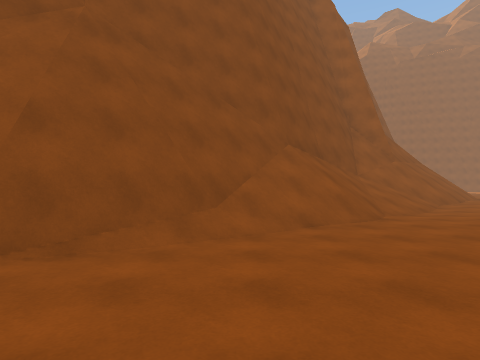
View 1 (above)

21 first-person views from a walk through a scene from a Unity 3-D project. The camera is 1.4 m above the floor, looks level and sees 80° across. The floor is counted in squares, 2 m on a side. Each view is taken from the middle of a square. On the plan, view 1 faces up. The plan holds only what a view shows up to about 10 squares ahead; the rest is blank. The place goes on beyond the plan.

View 2
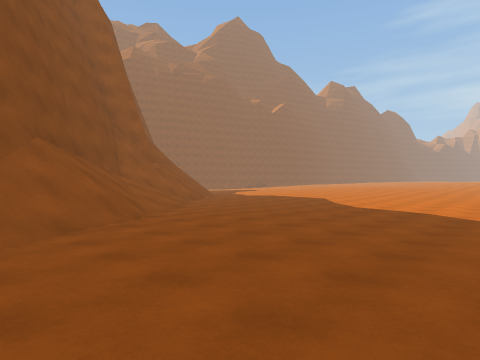

View 3
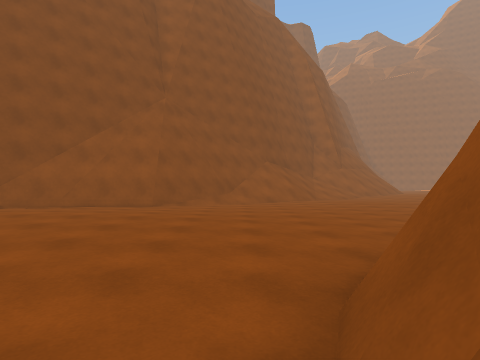

View 4
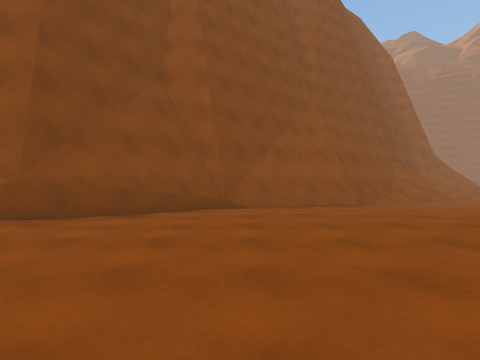

View 5
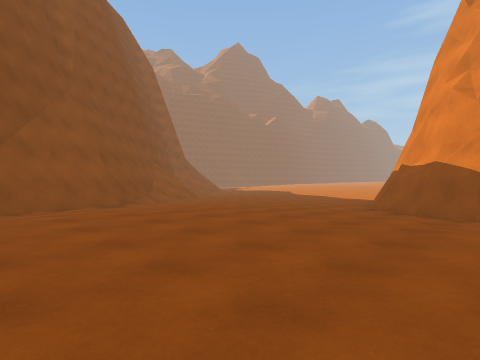

View 6
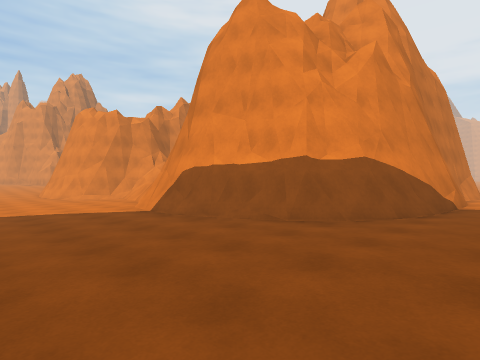

View 7
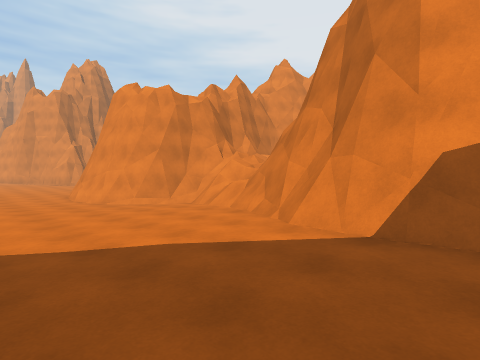

View 8
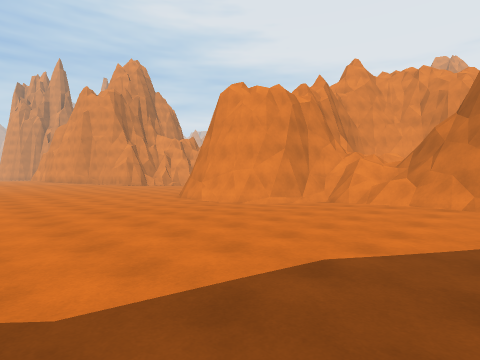

View 9
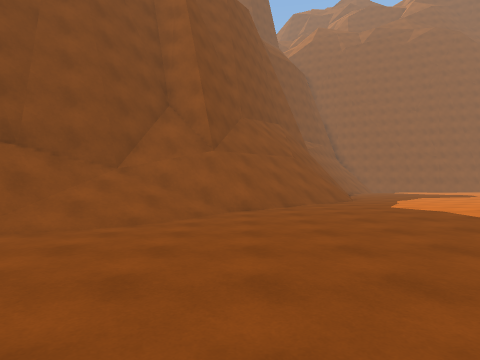

View 10
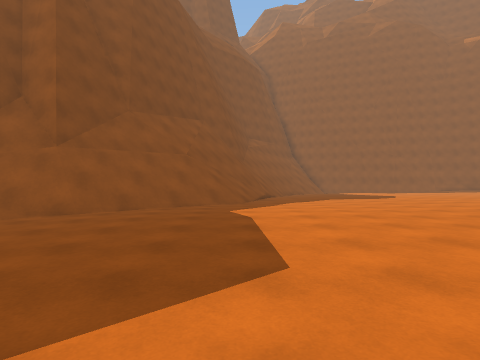

View 11
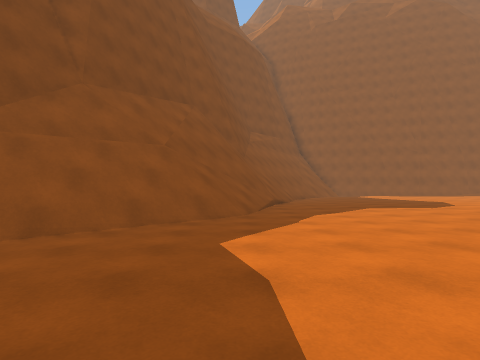

View 12
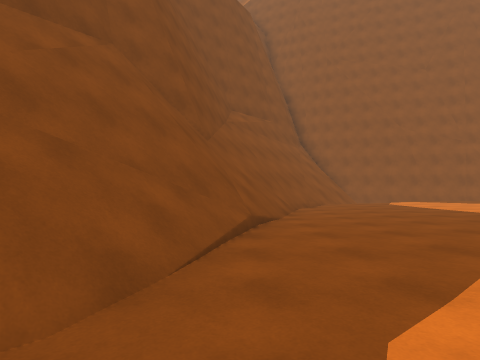

View 13
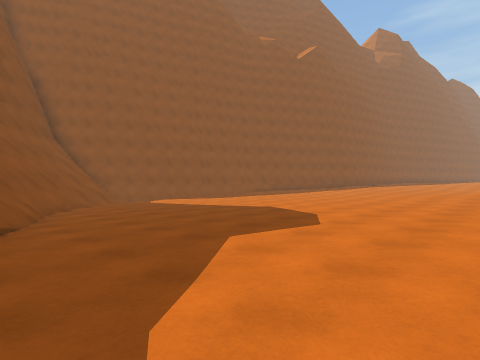

View 14
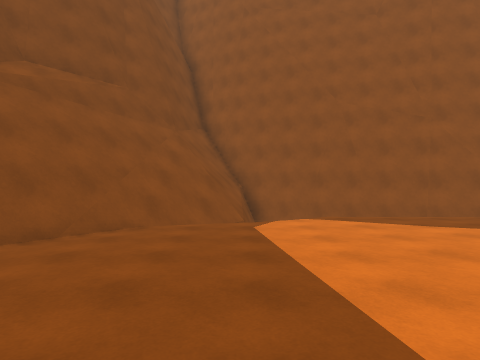

View 15
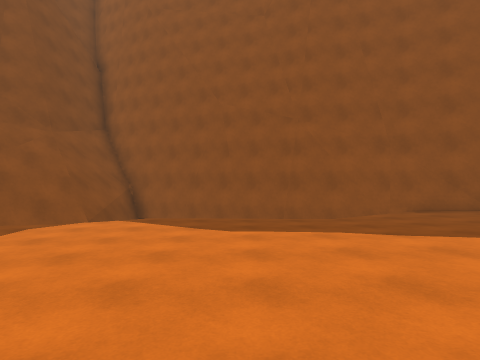

View 16
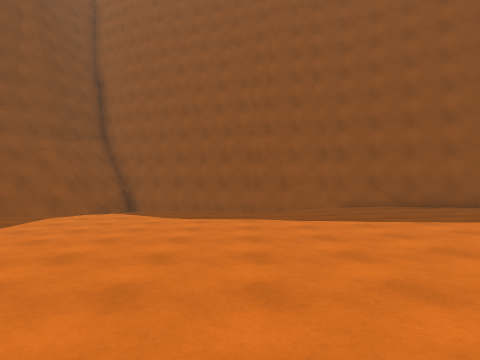

View 17
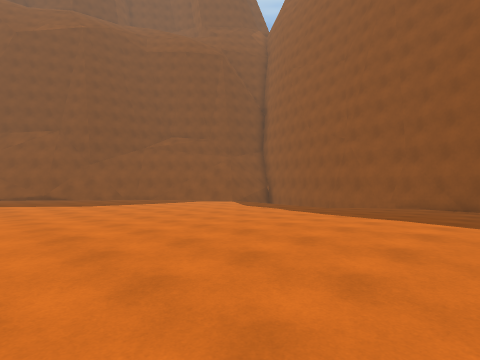

View 18
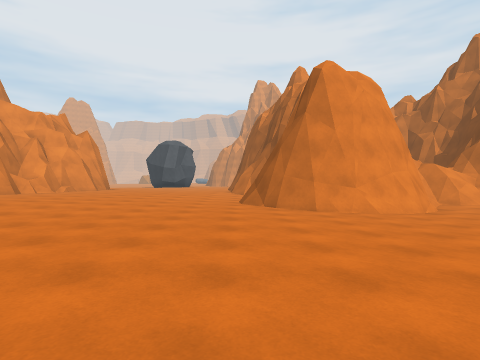

View 19
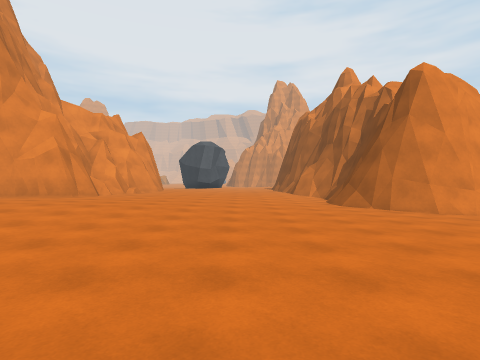

View 20
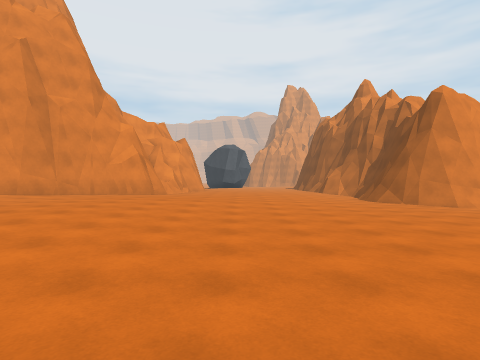

View 21
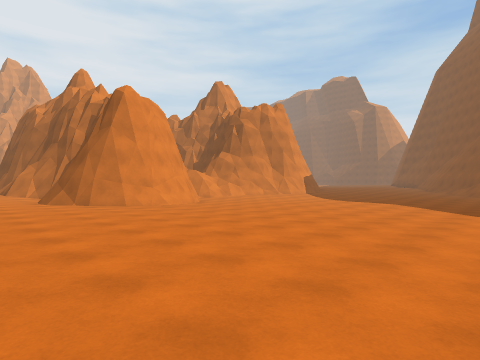

### Floor plan
Key: @ floor where view 1 was taken; # wall or solid block; . main floor; : floor 0.25 m higher than the main floor; - floor 0.25 m lower than the main floor; + floor 0.5 m higher than the main floor; * floor 0.75 m higher than the main floor; / step, stairs or slope; = window, fence, low wall or low ledge; ^ raised ledge; v drop or lower ground.
Columns run from 10 left of view 1 to 28 right of it. Each row starts with its distance up from view 1.
 27                         ###v###
 26                         #/vv v###
 25                         #//v   v####
 24                         #//v      v####
 23                         #//vv-------..#
 22                        ##/----------...
 21                      ^###----------...
 20                      ###----------...:
 19                    ^^#//--------....:::
 18                    #=#//------.....::::
 17                   #/v#/-----.......::::
 16                   #/##/---........:::::
 15                  #////---.......:::::::
 14                 ^#v///--.......::::::::
 13                 ^#////-.....:::::::
 12                ^#////......::
 11               ##///........:
 10              ##///........:
  9             #////-....::..
  8            #////--.....:..
  7           ^////--..........::::  +
  6          ^#///...........:::::: +++
  5          #//..............:::::::::+
  4         ##/...............::::::::++*
  3       ###.................::::::::++**
  2     ###/::::...............::::::+++**
  1   ###::::::::..............:::::+++****
  0  ##++++++:@::..............:::::+++****
 -1 ##++++++++::::.............::::+++*****
 -2 #+++++++++:::::/::......###::::+++*****
 -3  +++++++++:::#####/:...#####:::+++*****
 -4   ++++++++:###   ##////#   #:::+++****#
 -5    ++:++++:#      ##/###   #=:++++*+*##
 -6     ::++++/#       #=#

Where each view was taken, in squares from view 1:
view 1: 0 up, 0 right, facing up
view 2: 0 up, 0 right, facing up-right
view 3: 6 down, 0 right, facing up
view 4: 6 down, 6 left, facing up
view 5: 6 down, 6 left, facing up-right
view 6: 1 up, 1 left, facing down-right
view 7: 1 up, 4 right, facing down-right
view 8: 4 up, 7 right, facing down-right
view 9: 3 up, 7 right, facing up
view 10: 4 up, 11 right, facing up
view 11: 7 up, 11 right, facing up
view 12: 12 up, 12 right, facing up
view 13: 12 up, 12 right, facing up-right
view 14: 17 up, 17 right, facing up
view 15: 17 up, 21 right, facing up
view 16: 15 up, 22 right, facing up
view 17: 14 up, 28 right, facing up-left
view 18: 5 up, 18 right, facing down
view 19: 5 up, 21 right, facing down
view 20: 7 up, 23 right, facing down
view 21: 7 up, 20 right, facing down-left
